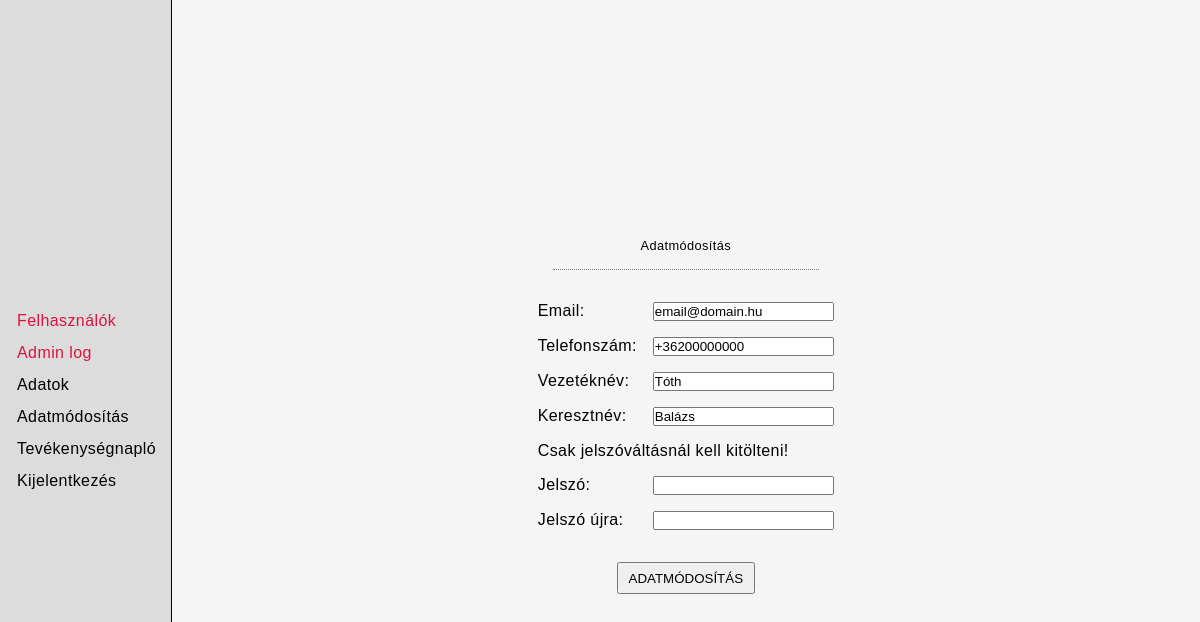
/update (signed in), run on the app's committed database.
### tables this page shows
CREATE TABLE `user` (
  `U_ID` int UNSIGNED NOT NULL,
  `PASSWORD` varchar(100) NOT NULL,
  `EMAIL` varchar(50) NOT NULL,
  `ROLE` tinyint UNSIGNED NOT NULL DEFAULT '2',
  `ENABLED` tinyint UNSIGNED NOT NULL DEFAULT '1'
);

CREATE TABLE `user_data` (
  `U_ID` int UNSIGNED NOT NULL,
  `FIRST_NAME` varchar(30) DEFAULT NULL,
  `LAST_NAME` varchar(30) DEFAULT NULL,
  `PHONE_NUMBER` varchar(30) DEFAULT NULL
);

### config/routes.php (called while the page is built, shortened)
<?php
$router = new Router();
$router->addRoute("/", function () {
    require_once("templates/home.php");
});
$router->addRoute("/home", function () {
    require_once("templates/home.php");
});
$router->addRoute("/login", function () {
    require_once("templates/login.php");
});
$router->addRoute("/registration", function () {
    require_once("templates/registration.php");
});
$router->addRoute("/logout", function () {
    require_once("templates/logout.php");
});
$router->addRoute("/update", function () {
    require_once("templates/updateUser.php");
});

### config/dbConfig.php (called while the page is built)
<?php
$server = "localhost";
$username = "root";
$password = "";
$database = "vegleges";

### classes/DbConnect.php (called while the page is built, shortened)
<?php
require_once $_SERVER['DOCUMENT_ROOT'] . '/config/dbConfig.php';
class DbConnect
{
    private $connection;
    public function __construct()
    {
        global $server, $username, $password, $database;
        if (!isset($this->connection)) {
            $this->connection = new mysqli($server, $username, $password, $database);
        }
    }
    public function getMysqli()
    {
        return $this->connection;
    }
}

### classes/GetUser.php (called while the page is built, shortened)
<?php
class GetUser extends DbConnect
{
    private function getAllUser($id)
    {
        $sql = "SELECT u_id FROM user WHERE u_id = '{$id}'";
        $query = $this->getMysqli()->query($sql);
        $numRows = $this->getMysqli()->affected_rows;
        if ($numRows > 0) {
            return true;
        } else {
            return false;
        }
    }
    public function getFullDataById(int $id)
    {
        if ($this->getAllUser($id) === true) {
            $sql = "SELECT user.u_id, user.password, user.email, user.role, user.enabled,
                        user_data.u_id, user_data.first_name, user_data.last_name, user_data.phone_number,
                        user_photo.u_id, user_photo.file_name,
                        role.r_name
                FROM user
                JOIN user_data ON (user_data.u_id = user.u_id)
                JOIN user_photo ON (user_photo.u_id = user.u_id)
                JOIN role ON (role.r_id = user.role)
                WHERE user.u_id = '{$id}'";
            $query = $this->getMysqli()->query($sql);
            $row = $query->fetch_assoc();
            return $row;
        } else {
            return false;
        }
    }
}

### templates/updateUser.php (the view, shortened to what this page needs)
<?php
$u_id = $_SESSION['u_id'];
$user = new GetUser();
$userRow = $user->getFullDataById($u_id);
?>
<form class="form" method="post" action="" autocomplete="off">
    <div class="form-title">
        <p>Adatmódosítás</p>
    </div>
    <div class="form-head">
        <div class="input-element">
            <label for="email">Email: </label>
            <input type="" name="email" id="email" value="<?php echo $userRow['email'] ?>" autocomplete="off" />
        </div>
        <div class="input-element">
            <label for="phonenumber">Telefonszám: </label>
            <input type="" name="phonenumber" id="phonenumber" value="<?php echo $userRow['phone_number'] ?>" />
        </div>
        <div class="input-element">
            <label for="firstname">Vezetéknév: </label>
            <input type="" name="firstname" id="firstname" value="<?php echo $userRow['first_name'] ?>" />
        </div>
        <div class="input-element">
            <label for="lastname">Keresztnév: </label>
            <input type="" name="lastname" id="lastname" value="<?php echo $userRow['last_name'] ?>" />
        </div>
        <div class="input-element">Csak jelszóváltásnál kell kitölteni!</div>
        <div class="input-element">
            <label for="password">Jelszó:</label>
            <input type="password" name="password" id="password" autocomplete="new-password" />
        </div>
        <div class="input-element">
            <label for="password2">Jelszó újra:</label>
            <input type="password" name="password2" id="password2" autocomplete="new-password" />
        </div>
    </div>
    <div class="form-bottom">
        <button class="btn" type="submit" name="update">Adatmódosítás</button>
    </div>
</form>

### assets/style.css (style rules this page uses)
*, *::before, *::after { box-sizing: border-box; padding: 0; margin: 0; }
html { scroll-behavior: smooth; font-family: Helvetica, Arial, sans-serif; letter-spacing: 0.4px; }
.form { display: flex; flex-direction: column; align-items: center; row-gap: 2rem; }
.form-title { width: 90%; display: flex; flex-direction: column; align-items: center; row-gap: 0.5rem; border-bottom: 1px dotted grey; padding-bottom: 0.5rem; text-align: center; }
.form-title p { font-weight: bold; }
.form-title p:first-child { font-size: 0.8rem; font-weight: normal; }
.form-head { display: flex; flex-direction: column; row-gap: 1rem; }
.form-bottom { display: flex; flex-direction: column; row-gap: 1rem; align-items: center; }
.input-element { display: flex; column-gap: 1rem; justify-content: space-between; }
.btn { display: flex; align-items: center; justify-content: center; height: 2rem; padding: 10px; text-transform: uppercase; cursor: pointer; }

### data on the page
user: email "email@domain.hu", phonenumber "+36200000000", firstname "Tóth", lastname "Balázs"
